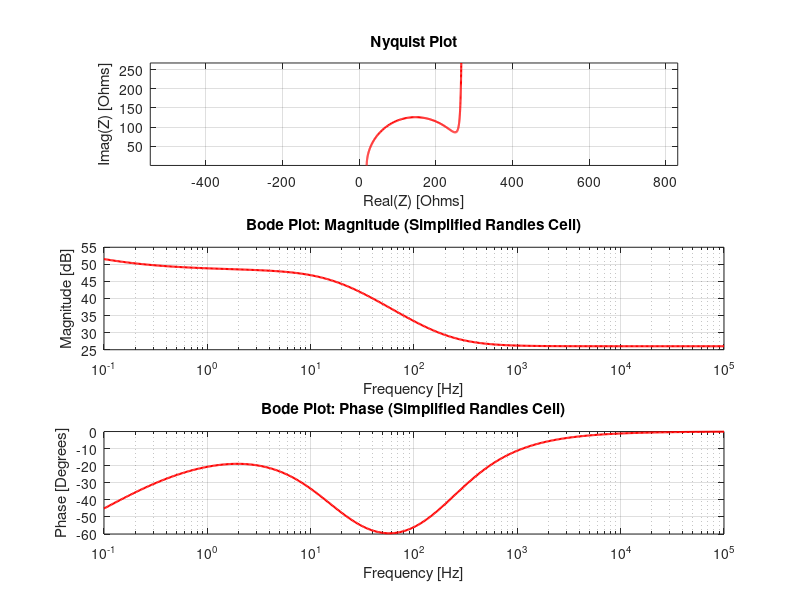

MATLAB code to generate this figure:
% Simplifed Randles model with wahburg coeff

freq = logspace(-1, 5, 500);
omega = 2 * pi * freq;

Rs = 20;
Rp = 250;
Cdl = 40e-6;
sigma = 150;

Z_Rs = Rs;
Z_Cdl = 1 ./ (1j*omega*Cdl);
Z_W = sigma * (1j * omega).^(-1/2)*(1 - 1j);
Z_Rp = Rp + Z_W;

Z_parallel = 1 ./ (1 ./ Z_Rp + 1 ./ Z_Cdl);

Z_total = Z_Rs + Z_parallel;

figure;
subplot(3,1,1);
plot(real(Z_total), -imag(Z_total), 'r', 'LineWidth', 1.5);
xlabel('Real(Z) [Ohms]');
ylabel('Imag(Z) [Ohms]');
title('Nyquist Plot');
grid on;
axis equal;

subplot(3,1,2);
semilogx(freq, 20*log10(abs(Z_total)), 'r', 'LineWidth', 1.5);
xlabel('Frequency [Hz]');
ylabel('Magnitude [dB]');
title('Bode Plot: Magnitude (Simplified Randles Cell)');
grid on;

subplot(3,1,3);
semilogx(freq, rad2deg(angle(Z_total)), 'r', 'LineWidth', 1.5);
xlabel('Frequency [Hz]');
ylabel('Phase [Degrees]');
title('Bode Plot: Phase (Simplified Randles Cell)');
grid on;
